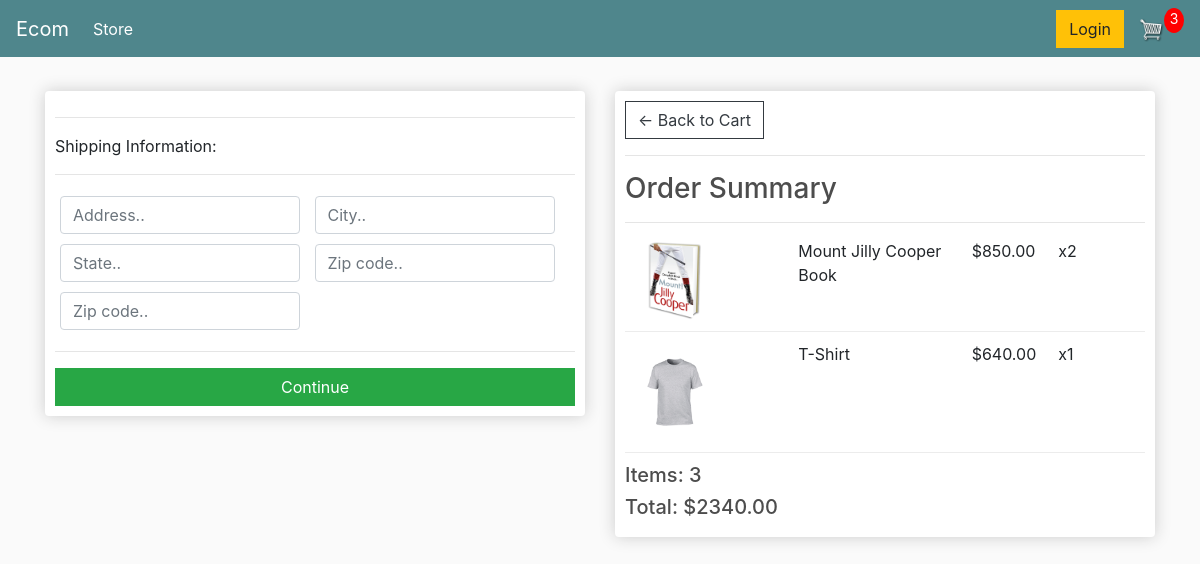
/checkout/ (signed in), run on an earlier commit of the app's database.
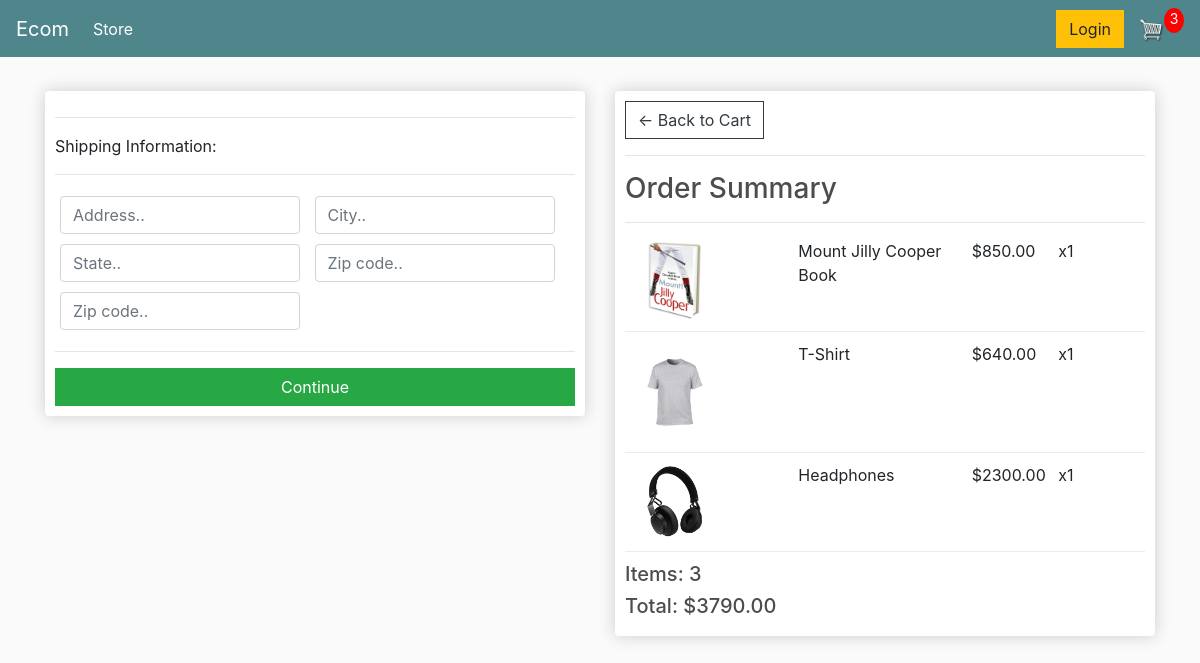
And on a later commit of the database.
### store/models.py (models this page shows, shortened)
class OrderItem(models.Model):
	product = models.ForeignKey(Product, on_delete=models.SET_NULL, null=True)
	order = models.ForeignKey(Order, on_delete=models.SET_NULL, null=True)
	quantity = models.IntegerField(default=0, null=True, blank=True)
	date_added = models.DateTimeField(auto_now_add=True)
	@property
	def get_total(self):
		total = self.product.price * self.quantity
		return total

class Product(models.Model):
	name = models.CharField(max_length=200)
	price = models.DecimalField(max_digits=7, decimal_places=2)
	digital = models.BooleanField(default=False,null=True, blank=True)
	image = models.ImageField(null=True, blank=True)
	@property
	def imageURL(self):
		try:
			url = self.image.url
		except:
			url = ''
		return url

class Order(models.Model):
	customer = models.ForeignKey(Customer, on_delete=models.SET_NULL, null=True, blank=True)
	date_ordered = models.DateTimeField(auto_now_add=True)
	complete = models.BooleanField(default=False)
	transaction_id = models.CharField(max_length=100, null=True)
	@property
	def shipping(self):
		shipping = False
		orderitems = self.orderitem_set.all()
		for i in orderitems:
			if i.product.digital == False:
				shipping = True
		return shipping
	@property
	def get_cart_total(self):
		orderitems = self.orderitem_set.all()
		total = sum([item.get_total for item in orderitems])
		return total
	@property
	def get_cart_items(self):
		orderitems = self.orderitem_set.all()
		total = sum([item.quantity for item in orderitems])
		return total

### store/views.py (the view)
# urls.py: path('checkout/', views.checkout, name="checkout"),
def checkout(request):
	data = cartData(request)
	cartItems = data['cartItems']
	order = data['order']
	items = data['items']
	context = {'items':items, 'order':order, 'cartItems':cartItems}
	return render(request, 'store/checkout.html', context)

### store/utils.py (called while the page is built)
def cartData(request):
	if request.user.is_authenticated:
		customer = request.user.customer
		order, created = Order.objects.get_or_create(customer=customer, complete=False)
		items = order.orderitem_set.all()
		cartItems = order.get_cart_items
	else:
		cookieData = cookieCart(request)
		cartItems = cookieData['cartItems']
		order = cookieData['order']
		items = cookieData['items']
	return {'cartItems':cartItems ,'order':order, 'items':items}

### store/templates/store/checkout.html (shortened to what this page needs)
{% extends 'store/main.html' %}
{% load static %}
{% block content %}
     <div class="row">
		<div class="col-lg-6">
			<div class="box-element" id="form-wrapper">
				<form id="form">
					<div id="shipping-info">
						<hr>
						<p>Shipping Information:</p>
						<hr>
						<div class="form-field">
							<input class="form-control" type="text" name="address" placeholder="Address..">
						</div>
						<div class="form-field">
							<input class="form-control" type="text" name="city" placeholder="City..">
						</div>
						<div class="form-field">
							<input class="form-control" type="text" name="state" placeholder="State..">
						</div>
						<div class="form-field">
							<input class="form-control" type="text" name="zipcode" placeholder="Zip code..">
						</div>
						<div class="form-field">
							<input class="form-control" type="text" name="country" placeholder="Zip code..">
						</div>
					</div>
					<hr>
					<input id="form-button" class="btn btn-success btn-block" type="submit" value="Continue">
				</form>
			</div>
			<br>
		</div>
		<div class="col-lg-6">
			<div class="box-element">
				<a  class="btn btn-outline-dark" href="{% url 'cart' %}">&#x2190; Back to Cart</a>
				<hr>
				<h3>Order Summary</h3>
				<hr>
				{% for item in items %}
				<div class="cart-row">
					<div style="flex:2"><img class="row-image" src="{{item.product.imageURL}}"></div>
					<div style="flex:2"><p>{{item.product.name}}</p></div>
					<div style="flex:1"><p>${{item.product.price|floatformat:2}}</p></div>
					<div style="flex:1"><p>x{{item.quantity}}</p></div>
				</div>
				{% endfor %}
				<h5>Items:   {{order.get_cart_items}}</h5>
				<h5>Total:   ${{order.get_cart_total|floatformat:2}}</h5>
			</div>
		</div>
	</div>
{% endblock content %}

What changed in the data, as far as the page shows it:
changed OrderItem "Mount Jilly Cooper Book": quantity "2" → "1"
added OrderItem: product.imageURL (picture), product.name "Headphones", product.price "2300.00", quantity "1"
changed through a linked row, Order: get_cart_total "2340.00" → "3790.00"
